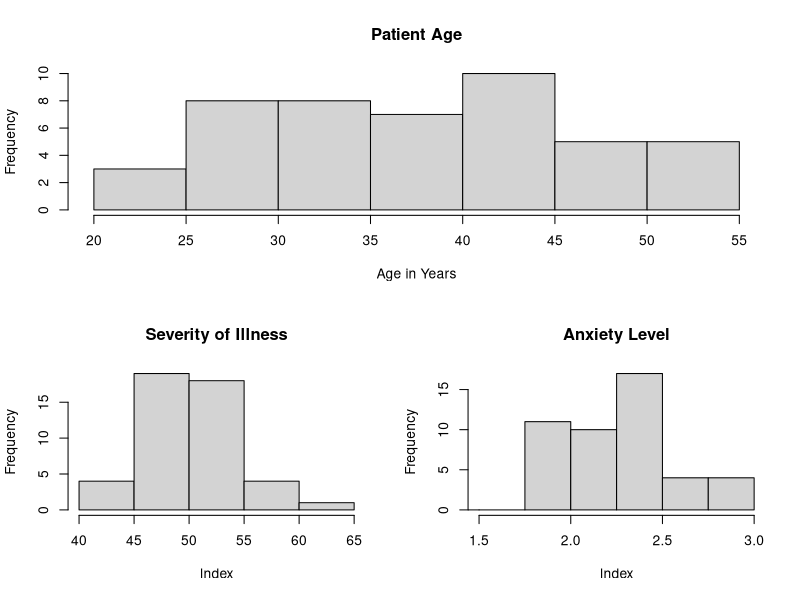
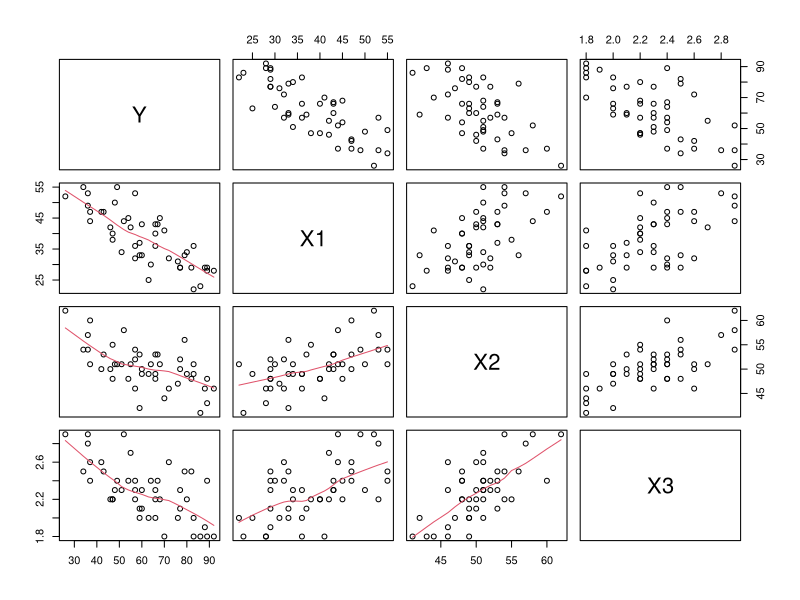

Generate these figures, in order, with R:
## ---- chunk 1
Data = read.table("PatientSatisfaction.txt",  col.names=c("Y", "X1", "X2", "X3"))

layout(matrix(c(1,1,2,3), 2, 2, byrow = TRUE))
hist(Data$X1,
  main="Patient Age",
  xlab="Age in Years",
  xlim=c(20,55),
)
hist(Data$X2,
  main="Severity of Illness",
  xlab="Index",
  xlim=c(40,65),
)
hist(Data$X3,
  main="Anxiety Level",
  xlab="Index",
  xlim=c(1.5,3),
  breaks=c(1,1.25,1.5,1.75,2,2.25,2.5,2.75,3)

)
## ---- chunk 2
# scatter plot matrix

pairs(~Y +X1 + X2+ X3, data = Data, lower.panel = panel.smooth)
cor(cbind(Data$X1, Data$X2, Data$X3))
## ---- chunk 3
fit = lm(Y ~ X1 + X2 + X3, data = Data)
summary(fit)


## ---- chunk 4
alpha = 0.10

anova = anova(fit)
anova
SSR =  sum(anova[2][1:3,1])
MSE = anova[3][4,1]

Fstat = SSR/MSE/3
Fstat
## ---- chunk 5
Pval = pf(Fstat,4-1, anova[1][4,1],lower.tail=F)
Pval
## ---- chunk 6
SSE = anova[2][4,1]
SST = (SSR + SSE)
SSE
R = SSR/SST
R
Radj = 1 - ((anova[1][4,1]+4-1)/anova[1][4,1])*(SSE/SST)
Radj

## ---- chunk 7
#fit
pred = predict(fit, data.frame(X1 = 35, X2 = 45, X3 = 2.2 ) , interval="prediction")
pred
